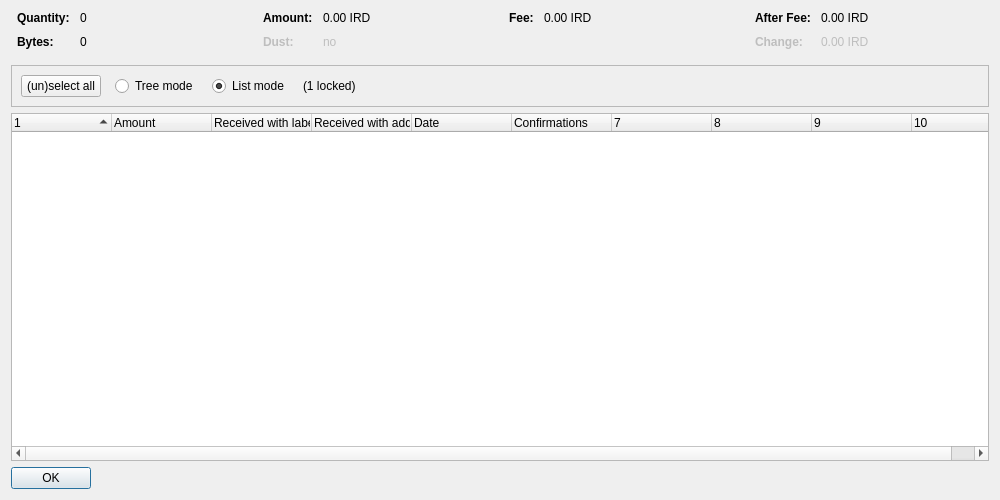
<?xml version="1.0" encoding="UTF-8"?>
<ui version="4.0">
 <class>CoinControlDialog</class>
 <widget class="QDialog" name="CoinControlDialog">
  <property name="geometry">
   <rect>
    <x>0</x>
    <y>0</y>
    <width>1000</width>
    <height>500</height>
   </rect>
  </property>
  <property name="windowTitle">
   <string>Coin Selection</string>
  </property>
  <layout class="QVBoxLayout" name="verticalLayout">
   <item>
    <layout class="QHBoxLayout" name="horizontalLayoutTop" stretch="0,0,0,0">
     <property name="topMargin">
      <number>0</number>
     </property>
     <property name="bottomMargin">
      <number>10</number>
     </property>
     <item>
      <layout class="QFormLayout" name="formLayoutCoinControl1">
       <property name="horizontalSpacing">
        <number>10</number>
       </property>
       <property name="verticalSpacing">
        <number>10</number>
       </property>
       <property name="leftMargin">
        <number>6</number>
       </property>
       <property name="rightMargin">
        <number>6</number>
       </property>
       <item row="0" column="0">
        <widget class="QLabel" name="labelCoinControlQuantityText">
         <property name="font">
          <font>
           <weight>75</weight>
           <bold>true</bold>
          </font>
         </property>
         <property name="text">
          <string>Quantity:</string>
         </property>
        </widget>
       </item>
       <item row="0" column="1">
        <widget class="QLabel" name="labelCoinControlQuantity">
         <property name="cursor">
          <cursorShape>IBeamCursor</cursorShape>
         </property>
         <property name="contextMenuPolicy">
          <enum>Qt::ActionsContextMenu</enum>
         </property>
         <property name="text">
          <string notr="true">0</string>
         </property>
         <property name="textInteractionFlags">
          <set>Qt::LinksAccessibleByMouse|Qt::TextSelectableByKeyboard|Qt::TextSelectableByMouse</set>
         </property>
        </widget>
       </item>
       <item row="1" column="0">
        <widget class="QLabel" name="labelCoinControlBytesText">
         <property name="font">
          <font>
           <weight>75</weight>
           <bold>true</bold>
          </font>
         </property>
         <property name="text">
          <string>Bytes:</string>
         </property>
        </widget>
       </item>
       <item row="1" column="1">
        <widget class="QLabel" name="labelCoinControlBytes">
         <property name="cursor">
          <cursorShape>IBeamCursor</cursorShape>
         </property>
         <property name="contextMenuPolicy">
          <enum>Qt::ActionsContextMenu</enum>
         </property>
         <property name="text">
          <string notr="true">0</string>
         </property>
         <property name="textInteractionFlags">
          <set>Qt::LinksAccessibleByMouse|Qt::TextSelectableByKeyboard|Qt::TextSelectableByMouse</set>
         </property>
        </widget>
       </item>
      </layout>
     </item>
     <item>
      <layout class="QFormLayout" name="formLayoutCoinControl2">
       <property name="horizontalSpacing">
        <number>10</number>
       </property>
       <property name="verticalSpacing">
        <number>10</number>
       </property>
       <property name="leftMargin">
        <number>6</number>
       </property>
       <property name="rightMargin">
        <number>6</number>
       </property>
       <item row="0" column="0">
        <widget class="QLabel" name="labelCoinControlAmountText">
         <property name="font">
          <font>
           <weight>75</weight>
           <bold>true</bold>
          </font>
         </property>
         <property name="text">
          <string>Amount:</string>
         </property>
        </widget>
       </item>
       <item row="0" column="1">
        <widget class="QLabel" name="labelCoinControlAmount">
         <property name="cursor">
          <cursorShape>IBeamCursor</cursorShape>
         </property>
         <property name="contextMenuPolicy">
          <enum>Qt::ActionsContextMenu</enum>
         </property>
         <property name="text">
          <string notr="true">0.00 IRD</string>
         </property>
         <property name="textInteractionFlags">
          <set>Qt::LinksAccessibleByMouse|Qt::TextSelectableByKeyboard|Qt::TextSelectableByMouse</set>
         </property>
        </widget>
       </item>
       <item row="1" column="0">
        <widget class="QLabel" name="labelCoinControlLowOutputText">
         <property name="enabled">
          <bool>false</bool>
         </property>
         <property name="font">
          <font>
           <weight>75</weight>
           <bold>true</bold>
          </font>
         </property>
         <property name="text">
          <string>Dust:</string>
         </property>
        </widget>
       </item>
       <item row="1" column="1">
        <widget class="QLabel" name="labelCoinControlLowOutput">
         <property name="enabled">
          <bool>false</bool>
         </property>
         <property name="cursor">
          <cursorShape>IBeamCursor</cursorShape>
         </property>
         <property name="contextMenuPolicy">
          <enum>Qt::ActionsContextMenu</enum>
         </property>
         <property name="text">
          <string notr="true">no</string>
         </property>
         <property name="textInteractionFlags">
          <set>Qt::LinksAccessibleByMouse|Qt::TextSelectableByKeyboard|Qt::TextSelectableByMouse</set>
         </property>
        </widget>
       </item>
      </layout>
     </item>
     <item>
      <layout class="QFormLayout" name="formLayoutCoinControl3">
       <property name="horizontalSpacing">
        <number>10</number>
       </property>
       <property name="verticalSpacing">
        <number>10</number>
       </property>
       <property name="leftMargin">
        <number>6</number>
       </property>
       <property name="rightMargin">
        <number>6</number>
       </property>
       <item row="0" column="0">
        <widget class="QLabel" name="labelCoinControlFeeText">
         <property name="font">
          <font>
           <weight>75</weight>
           <bold>true</bold>
          </font>
         </property>
         <property name="text">
          <string>Fee:</string>
         </property>
        </widget>
       </item>
       <item row="0" column="1">
        <widget class="QLabel" name="labelCoinControlFee">
         <property name="cursor">
          <cursorShape>IBeamCursor</cursorShape>
         </property>
         <property name="contextMenuPolicy">
          <enum>Qt::ActionsContextMenu</enum>
         </property>
         <property name="text">
          <string notr="true">0.00 IRD</string>
         </property>
         <property name="textInteractionFlags">
          <set>Qt::LinksAccessibleByMouse|Qt::TextSelectableByKeyboard|Qt::TextSelectableByMouse</set>
         </property>
        </widget>
       </item>
      </layout>
     </item>
     <item>
      <layout class="QFormLayout" name="formLayoutCoinControl4">
       <property name="horizontalSpacing">
        <number>10</number>
       </property>
       <property name="verticalSpacing">
        <number>10</number>
       </property>
       <property name="leftMargin">
        <number>6</number>
       </property>
       <property name="rightMargin">
        <number>6</number>
       </property>
       <item row="0" column="0">
        <widget class="QLabel" name="labelCoinControlAfterFeeText">
         <property name="font">
          <font>
           <weight>75</weight>
           <bold>true</bold>
          </font>
         </property>
         <property name="text">
          <string>After Fee:</string>
         </property>
        </widget>
       </item>
       <item row="0" column="1">
        <widget class="QLabel" name="labelCoinControlAfterFee">
         <property name="cursor">
          <cursorShape>IBeamCursor</cursorShape>
         </property>
         <property name="contextMenuPolicy">
          <enum>Qt::ActionsContextMenu</enum>
         </property>
         <property name="text">
          <string notr="true">0.00 IRD</string>
         </property>
         <property name="textInteractionFlags">
          <set>Qt::LinksAccessibleByMouse|Qt::TextSelectableByKeyboard|Qt::TextSelectableByMouse</set>
         </property>
        </widget>
       </item>
       <item row="1" column="0">
        <widget class="QLabel" name="labelCoinControlChangeText">
         <property name="enabled">
          <bool>false</bool>
         </property>
         <property name="font">
          <font>
           <weight>75</weight>
           <bold>true</bold>
          </font>
         </property>
         <property name="text">
          <string>Change:</string>
         </property>
        </widget>
       </item>
       <item row="1" column="1">
        <widget class="QLabel" name="labelCoinControlChange">
         <property name="enabled">
          <bool>false</bool>
         </property>
         <property name="cursor">
          <cursorShape>IBeamCursor</cursorShape>
         </property>
         <property name="contextMenuPolicy">
          <enum>Qt::ActionsContextMenu</enum>
         </property>
         <property name="text">
          <string notr="true">0.00 IRD</string>
         </property>
         <property name="textInteractionFlags">
          <set>Qt::LinksAccessibleByMouse|Qt::TextSelectableByKeyboard|Qt::TextSelectableByMouse</set>
         </property>
        </widget>
       </item>
      </layout>
     </item>
    </layout>
   </item>
   <item>
    <widget class="QFrame" name="frame">
     <property name="minimumSize">
      <size>
       <width>0</width>
       <height>40</height>
      </size>
     </property>
     <property name="frameShape">
      <enum>QFrame::StyledPanel</enum>
     </property>
     <property name="frameShadow">
      <enum>QFrame::Sunken</enum>
     </property>
     <layout class="QHBoxLayout" name="horizontalLayout">
      <item>
       <layout class="QHBoxLayout" name="horizontalLayoutPanel" stretch="0,0,0,0,0">
        <property name="spacing">
         <number>14</number>
        </property>
        <item>
         <widget class="QPushButton" name="pushButtonSelectAll">
          <property name="sizePolicy">
           <sizepolicy hsizetype="Maximum" vsizetype="Fixed">
            <horstretch>0</horstretch>
            <verstretch>0</verstretch>
           </sizepolicy>
          </property>
          <property name="text">
           <string>(un)select all</string>
          </property>
          <property name="autoDefault">
           <bool>false</bool>
          </property>
         </widget>
        </item>
        <item>
         <widget class="QRadioButton" name="radioTreeMode">
          <property name="sizePolicy">
           <sizepolicy hsizetype="Maximum" vsizetype="Fixed">
            <horstretch>0</horstretch>
            <verstretch>0</verstretch>
           </sizepolicy>
          </property>
          <property name="text">
           <string>Tree mode</string>
          </property>
         </widget>
        </item>
        <item>
         <widget class="QRadioButton" name="radioListMode">
          <property name="sizePolicy">
           <sizepolicy hsizetype="Maximum" vsizetype="Fixed">
            <horstretch>0</horstretch>
            <verstretch>0</verstretch>
           </sizepolicy>
          </property>
          <property name="text">
           <string>List mode</string>
          </property>
          <property name="checked">
           <bool>true</bool>
          </property>
         </widget>
        </item>
        <item>
         <widget class="QLabel" name="labelLocked">
          <property name="text">
           <string notr="true">(1 locked)</string>
          </property>
         </widget>
        </item>
        <item>
         <spacer name="horizontalSpacer">
          <property name="orientation">
           <enum>Qt::Horizontal</enum>
          </property>
          <property name="sizeHint" stdset="0">
           <size>
            <width>40</width>
            <height>20</height>
           </size>
          </property>
         </spacer>
        </item>
       </layout>
      </item>
     </layout>
    </widget>
   </item>
   <item>
    <widget class="CoinControlTreeWidget" name="treeWidget">
     <property name="contextMenuPolicy">
      <enum>Qt::CustomContextMenu</enum>
     </property>
     <property name="sortingEnabled">
      <bool>false</bool>
     </property>
     <property name="columnCount">
      <number>10</number>
     </property>
     <attribute name="headerShowSortIndicator" stdset="0">
      <bool>true</bool>
     </attribute>
     <attribute name="headerStretchLastSection">
      <bool>false</bool>
     </attribute>
     <column>
      <property name="text">
       <string/>
      </property>
     </column>
     <column>
      <property name="text">
       <string>Amount</string>
      </property>
     </column>
     <column>
      <property name="text">
       <string>Received with label</string>
      </property>
     </column>
     <column>
      <property name="text">
       <string>Received with address</string>
      </property>
     </column>
     <column>
      <property name="text">
       <string>Date</string>
      </property>
     </column>
     <column>
      <property name="text">
       <string>Confirmations</string>
      </property>
      <property name="toolTip">
       <string>Confirmed</string>
      </property>
     </column>
     <column>
      <property name="text">
       <string/>
      </property>
     </column>
     <column>
      <property name="text">
       <string/>
      </property>
     </column>
     <column>
      <property name="text">
       <string/>
      </property>
     </column>
     <column>
      <property name="text">
       <string/>
      </property>
     </column>
    </widget>
   </item>
   <item>
    <widget class="QDialogButtonBox" name="buttonBox">
     <property name="sizePolicy">
      <sizepolicy hsizetype="Maximum" vsizetype="Fixed">
       <horstretch>0</horstretch>
       <verstretch>0</verstretch>
      </sizepolicy>
     </property>
     <property name="orientation">
      <enum>Qt::Horizontal</enum>
     </property>
     <property name="standardButtons">
      <set>QDialogButtonBox::Ok</set>
     </property>
    </widget>
   </item>
  </layout>
 </widget>
 <customwidgets>
  <customwidget>
   <class>CoinControlTreeWidget</class>
   <extends>QTreeWidget</extends>
   <header>qt/coincontroltreewidget.h</header>
  </customwidget>
 </customwidgets>
 <resources/>
 <connections/>
</ui>
